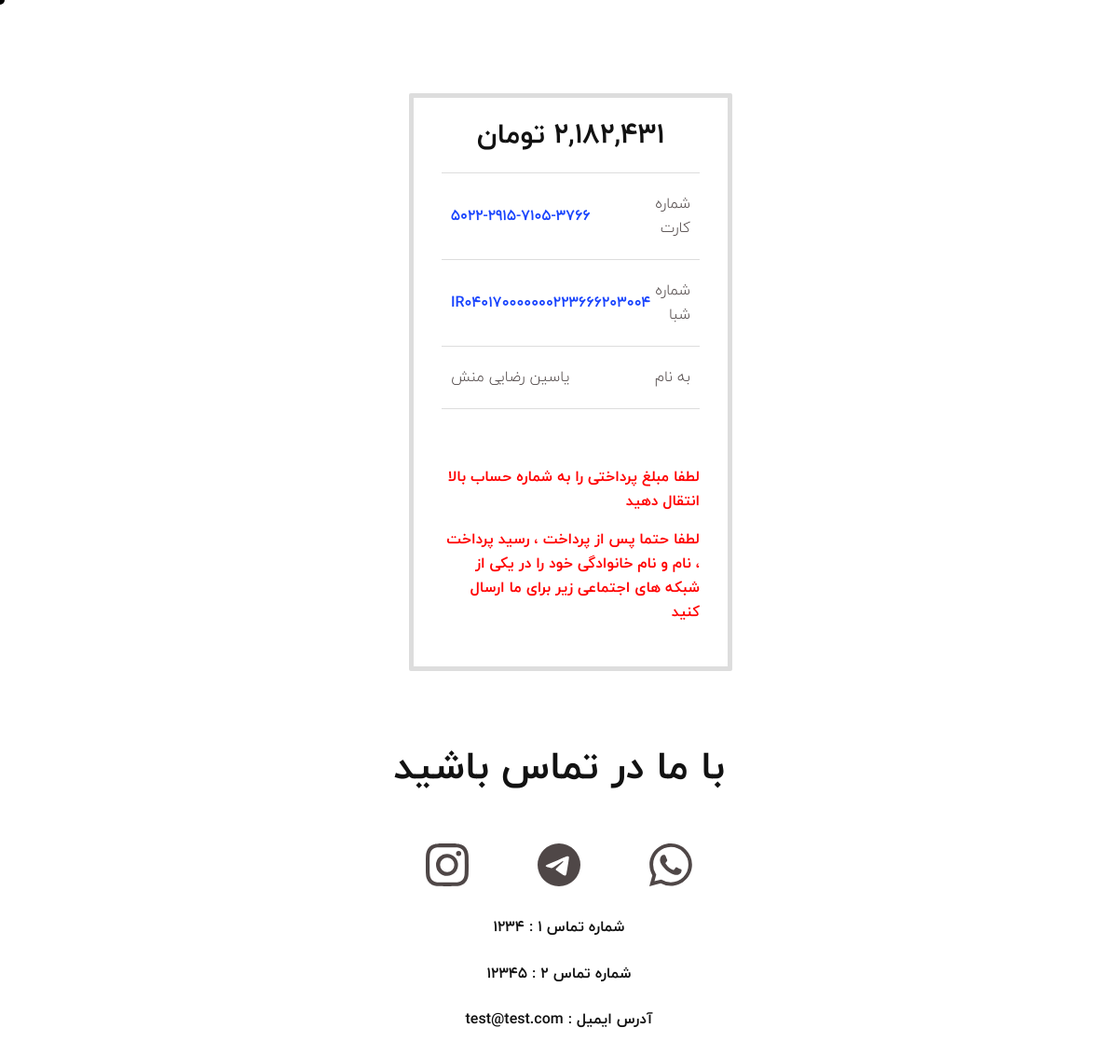
The page /orders/cont-order/ (signed in) on the database its author committed.
### about_us_module/models.py (models this page shows, shortened)
class ManyInfo(models.Model):
    site_logo = models.ImageField(upload_to='images/logo', verbose_name='لوگو سایت', null=True, blank=True)
    card_number = models.CharField(verbose_name='شماره کارت اول', default='', max_length=200)
    shaba_card_number = models.CharField(verbose_name='شماره شبا کارت اول', max_length=200)
    owner_card_number = models.CharField(verbose_name='صاحب شماره کارت اول', max_length=200)
    class Meta:
        verbose_name = 'اطلاعات'
        verbose_name_plural = "اطلاعات بانکی"

class ContactUs(models.Model):
    site_name = models.CharField(verbose_name='نام سایت', max_length=100, default='')
    site_logo = models.ImageField(upload_to='images/logo', verbose_name='لوگو سایت', null=True, blank=True)
    name = models.CharField(verbose_name='نام', max_length=100)
    telegram = models.CharField(verbose_name='آیدی تلگرام', max_length=100, null=True, blank=True)
    instagram = models.CharField(verbose_name='آیدی اینستاگرام', max_length=100, null=True, blank=True)
    whatsapp = models.CharField(verbose_name='شماره واتساپ', max_length=100, null=True, blank=True)
    mobile1 = models.CharField(max_length=100, verbose_name='شماره تماس اول')
    mobile2 = models.CharField(max_length=100, verbose_name='شماره تماس دوم', null=True, blank=True)
    mobile3 = models.CharField(max_length=100, verbose_name='شماره تماس سوم', null=True, blank=True)
    email = models.CharField(verbose_name='آدرس ایمیل', max_length=100, null=True, blank=True)
    address = models.CharField(verbose_name='آدرس مغازه', max_length=200)
    class Meta:
        verbose_name = 'تماس با ما'
        verbose_name_plural = 'تماس با ما'

### order_module/views.py (the view)
# urls.py: path('cont-order/', views.continue_payment, name='continue_payment'),
def continue_payment(request: HttpRequest):
    current_order = Order.objects.filter(is_paid=False, user_id=request.user.id).first()
    current_order.is_close = True
    current_order.save()
    current_order, created = Order.objects.prefetch_related('orderdetail_set').get_or_create(is_paid=False,
                                                                                             user_id=request.user.id)
    total_amount = current_order.calculate_total_price()
    context = {
        'total_amount': total_amount,
        'info_bank': ManyInfo.objects.all().first(),
        'info_site': ContactUs.objects.all().first(),
    }
    return render(request, 'order_module/continue_payment.html', context)

### order_module/models.py (called while the page is built)
    def calculate_total_price(self):
        total_amount = 0
        if self.is_paid:
            for order_detail in self.orderdetail_set.all():
                total_amount += order_detail.final_price * order_detail.count
        else:
            for order_detail in self.orderdetail_set.all():
                total_amount += order_detail.product.price * order_detail.count
        if total_amount > 0:
            total_amount += self.post_paid
        return total_amount

### polls/templatetags/poll_extras.py (called while the page is built)
@register.filter('three_digits_currency')
def three_digits_currency(value):
    return ' {: ,} '.format(value) + ' تومان '

@register.filter('four_digits_currency')
def four_digits_currency(value):
    value = str(value)
    return '-'.join([value[i:i+4] for i in range(0, len(value), 4)])

### order_module/templates/order_module/continue_payment.html (shortened to what this page needs)
{% extends 'shared/_layout.html' %}
{% load poll_extras %}
{% block content %}
    <div class="container">
        <div class="cs_height_100 cs_height_lg_50"></div>
        <div class="d-flex justify-content-sm-center">
            <div class="col-xl-4">
                <div class="cs_shop-side-spacing">
                    <div class="cs_shop-card">
                        <h2 class="text-center">{{ total_amount|three_digits_currency }}</h2>
                        <table class="cs_medium">
                            <tbody>
                            <tr>
                                <td class="cs_semi_bold">شماره کارت</td>
                                <td class="text-end color-blue cs_bold">
                                    {{ info_bank.card_number|four_digits_currency }}
                                </td>
                            </tr>
                            <tr>
                                <td class="cs_semi_bold">شماره شبا</td>
                                <td class="text-end color-blue cs_bold">
                                    {{ info_bank.shaba_card_number }}
                                </td>
                            </tr>
                            <tr>
                                <td class="cs_semi_bold">به نام</td>
                                <td class="text-end">
                                    {{ info_bank.owner_card_number }}
                                </td>
                            </tr>
                            </tbody>
                        </table>
                        <div class="cs_height_30 cs_height_lg_30"></div>
                        <div class="cs_height_30 cs_height_lg_30"></div>
                        <p class="color-red cs_bold">لطفا مبلغ پرداختی را به شماره حساب بالا انتقال دهید</p>
                        <p class="color-red cs_bold">لطفا حتما پس از پرداخت ، رسید پرداخت ، نام و نام خانوادگی خود
                            را
                            در یکی از شبکه های اجتماعی زیر
                            برای ما ارسال کنید</p>
                    </div>
                </div>
            </div>
        </div>
        <div class="cs_height_80 cs_height_lg_80"></div>
        <div class="text-center">
            <h2>با ما در تماس باشید</h2>
            <div class="cs_height_30 cs_height_lg_30"></div>
            <div class="d-flex justify-content-center gap-6">
                <a href="https://wa.me/{{ info_site.whatsapp }}">
                </a>
                <a href="https://t.me/{{ info_site.telegram }}">
                </a>
                <a href="https://instagram.com/{{ info_site.instagram }}">
                </a>
            </div>
            <div class="cs_height_30 cs_height_lg_30"></div>
            <h6>شماره تماس 1 : {{ info_site.mobile1 }}</h6>
            <div class="cs_height_10 cs_height_lg_10"></div>
            {% if info_site.mobile2 %}
                <h6>شماره تماس 2 : {{ info_site.mobile2 }}</h6>
            {% endif %}
            <div class="cs_height_10 cs_height_lg_10"></div>
            {% if info_site.email %}
                <h6>آدرس ایمیل : {{ info_site.email }}</h6>
            {% endif %}
        </div>
        <div class="cs_height_100 cs_height_lg_50"></div>
    </div>
{% endblock %}

### static/css/custom.css (style rules this page uses)
.color-red { color: red; }
.color-blue { color: #1944fd; }
.custom-social { transition: all 150ms ease; padding: 5px; }
.gap-6 { gap: 4rem; }

### rows shown on the page
ManyInfo: card_number|four_digits_currency "5022-2915-7105-3766", shaba_card_number "IR040170000000223666203004", owner_card_number "یاسین رضایی منش"
ContactUs: mobile1 "1234", mobile2 "12345", email "test@test.com"

### other values the page prints
{{ total_amount|three_digits_currency }} "2,182,431 تومان"
